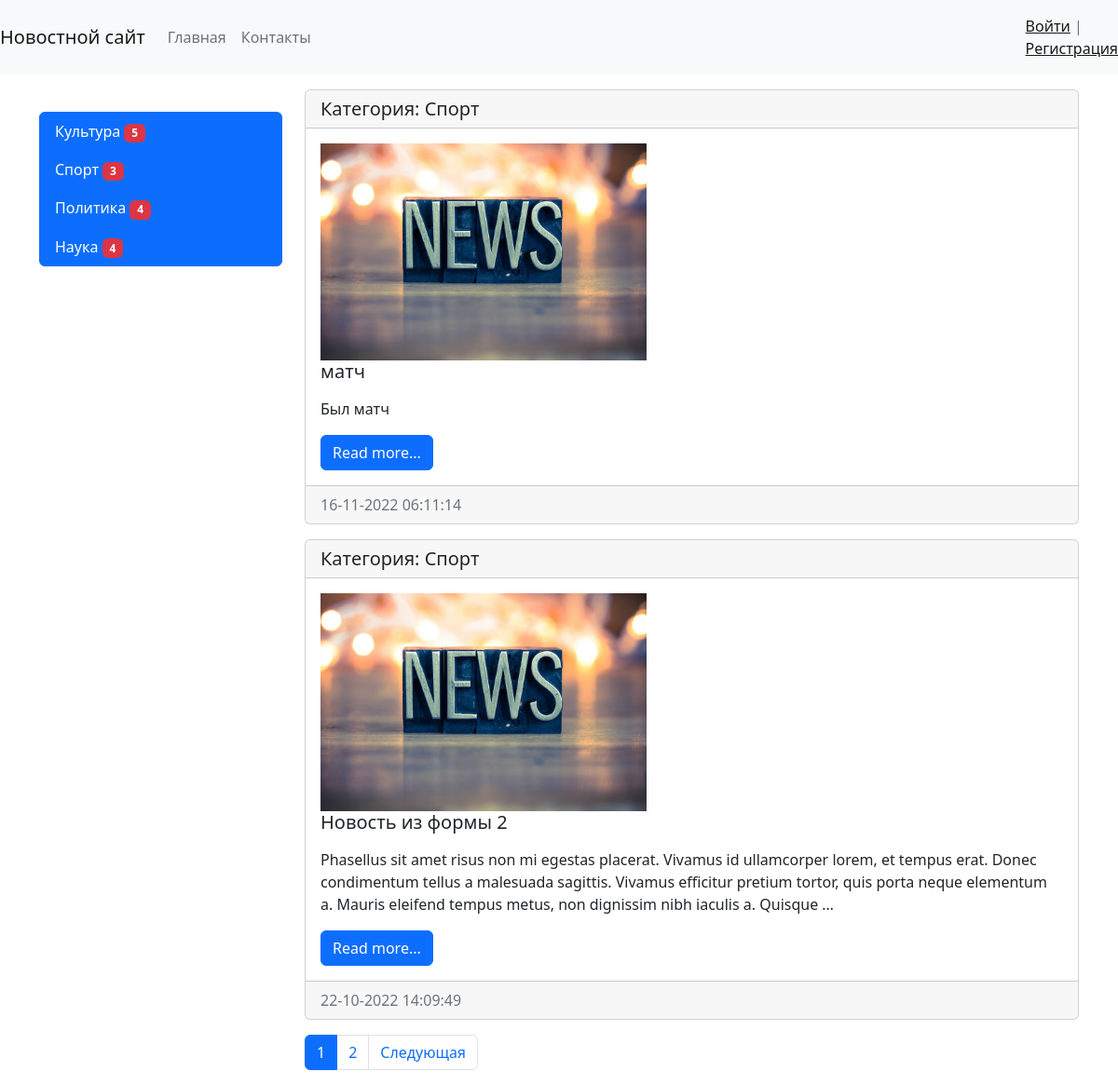
The app's page /category/2/, older data.
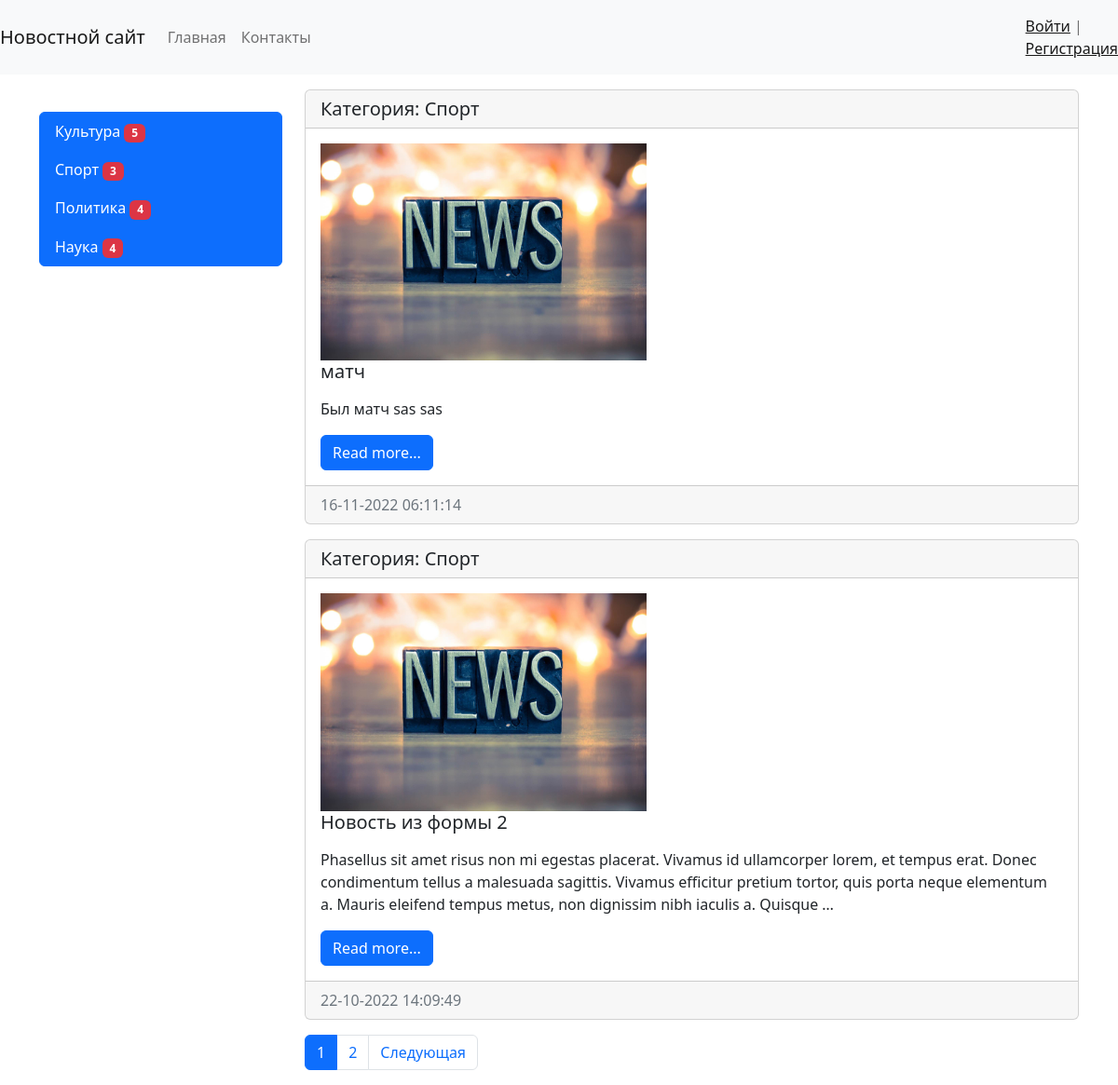
The same page, newer data.
### news/models.py (models this page shows, shortened)
class News(models.Model):
    title = models.CharField(max_length=150, verbose_name = 'Наименование')
    content = models.TextField(blank=True, verbose_name = 'Контент')
    created_at = models.DateTimeField(auto_now_add=True, verbose_name = 'Дата публикации')
    updated_at = models.DateTimeField(auto_now=True, verbose_name = 'Обновлено')
    photo = models.ImageField(upload_to='photos/%Y/%m/%d/', verbose_name = 'Фото', blank=True)
    is_published = models.BooleanField(default=True, verbose_name = 'Опубликовано')
    category = models.ForeignKey('Category', on_delete=models.PROTECT, verbose_name='Категория') #связь с таблицей категориями линковка
    views = models.IntegerField(default=0)
    def get_absolute_url(self):
        return reverse('view_news', kwargs={'pk': self.pk})
    class Meta:
        verbose_name = 'Новость'
        verbose_name_plural = 'Новости'
        ordering = ['-created_at'] #сортировка

class Category(models.Model):
    title = models.CharField(max_length=150, db_index=True, verbose_name='Наименование категории')
    def get_absolute_url(self):
        return reverse('category', kwargs={'category_id': self.pk})
    class Meta:
        verbose_name = 'Категория'
        verbose_name_plural = 'Категории'
        ordering = ['title'] #сортировка

### news/views.py (the view)
# urls.py: path('category/<int:category_id>/', HewsByCategory.as_view(), name='category'),
class HewsByCategory(ListView):
    model = News
    template_name = 'news/category.html' #переопределение шаблона по умолчанию
    context_object_name = 'news' #переопределение базового списка для вывода в свой класс (дефолтный объект)
    allow_empty = False #неразрешаем показ пустых списокв вместо 500 ошибка будет 404
    paginate_by = 2
    def get_context_data(self, *, object_list=None, **kwargs):
        context = super().get_context_data(**kwargs) #наследовали атрибуты от шаблона
        context['title'] = Category.objects.get(pk=self.kwargs['category_id']) #переопределили title для каждой категории
        return context
    def get_queryset(self):
        return News.objects.filter(category_id=self.kwargs['category_id'], is_published=True).select_related('category') #фильтр по опубликовано также использование жадных sql запросов (грубо говоря джоиним единичные запросы)

### news/templatetags/news_tags.py (called while the page is built)
@register.simple_tag(name='get_list_categories')
def get_categories():
    return Category.objects.all()

@register.inclusion_tag('news/list_categories.html')
def show_categories():  #можно передать агрументы этой функции
    categories = Category.objects.annotate(cnt=Count('news')).filter(cnt__gt=0)
    return {'categories': categories}

### news/templates/news/category.html (shortened to what this page needs)
{% extends 'base.html' %}
{% block sidebar %}
{% include 'inc/_sidebar.html' %}
{% endblock %}
{% block content %}
             <div>
            {% for item in news %}
                 <div class="card mb-3">
                <h5 class="card-header">Категория: {{ item.category.title }}</h5>
                <div class="card-body">
                    <div class="media">
                        {% if item.photo%}
                        <img src="{{ item.photo.url }}" alt="" width="350" height="233">
                        {% else %}
                        <img src="../../../media/photos/2022/10/16/icon19.jpg" alt="" width="350">
                        {% endif %}
                        <div class="media-body">
                          <h5 class="card-title">{{ item.title }}</h5>
                          <p class="card-text">{{ item.content|safe|linebreaks|truncatewords:40 }}</p>
                          <a href="{{ item.get_absolute_url }}" class="btn btn-primary">Read more...</a>
                        </div>
                    </div>
                </div>
                <div class="card-footer text-muted">
                    {{ item.created_at|date:"d-m-Y H:i:s" }}
                </div>
            </div>
            {% endfor %}
        </div>
{% endblock %}

Row changes from the older to the newer data that the page shows:
changed News "матч": content "Был матч" → "Был матч sas sas"
